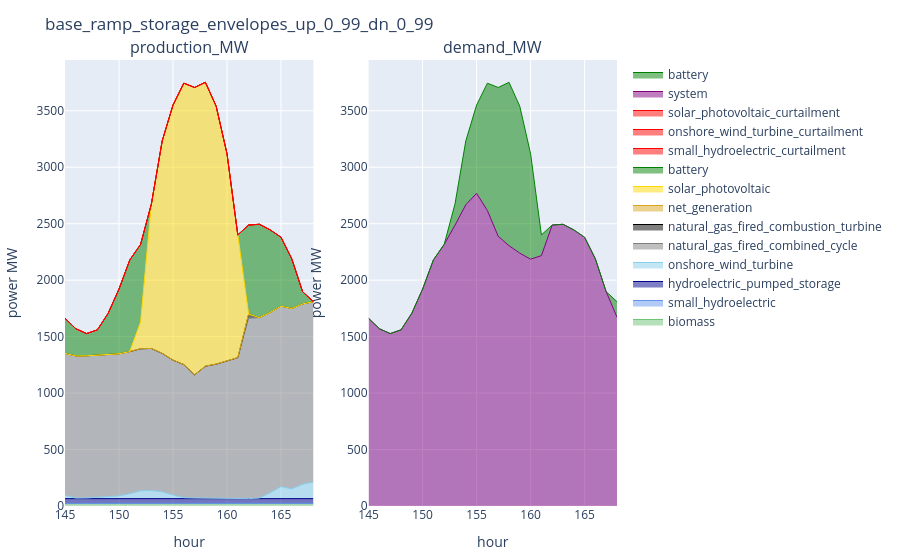

Here is the notebook cell this chart was saved with:
### Code cell
config_ = config_2
supply_uc_ = supply_uc[(supply_uc.configuration .== config_) .& (supply_uc.day .== day_), :]
demand_uc_ = demand_uc[(demand_uc.configuration .== config_) .& (demand_uc.day .== day_), :]
reserve_uc_ = reserve_uc[(reserve_uc.configuration .== config_) .& (reserve_uc.day .== day_), :]
plot_supply_demand(supply_uc_, demand_uc_, string(config_))

### Figure 1 — Plotly figure (JSON) as saved in the notebook; plotly's stock layout.template omitted (floating-point values rounded to 4 significant figures)
{"data": [{"line": {"color": "#6fc276", "shape": "line", "width": 1}, "mode": "lines", "name": "biomass", "stackgroup": "one", "type": "scatter", "x": [145, 146, 147, 148, 149, 150, 151, 152, 153, 154, 155, 156, 157, 158, 159, 160, 161, 162, 163, 164, 165, 166, 167, 168], "xaxis": "x1", "y": [21.37, 21.37, 21.37, 21.37, 21.37, 21.37, 21.37, 21.37, 21.37, 21.37, 21.37, 21.37, 21.37, 21.37, 21.37, 21.37, 21.37, 21.37, 21.37, 21.37, 21.37, 21.37, 21.37, 21.37], "yaxis": "y1"}, {"line": {"color": "cornflowerblue", "shape": "line", "width": 1}, "mode": "lines", "name": "small_hydroelectric", "stackgroup": "one", "type": "scatter", "x": [145, 146, 147, 148, 149, 150, 151, 152, 153, 154, 155, 156, 157, 158, 159, 160, 161, 162, 163, 164, 165, 166, 167, 168], "xaxis": "x1", "y": [1.853, 1.85, 1.848, 1.845, 1.843, 1.841, 1.839, 1.836, 1.834, 1.831, 1.829, 1.827, 1.825, 1.822, 1.82, 1.818, 1.815, 1.813, 1.81, 1.808, 1.806, 1.804, 1.801, 1.799], "yaxis": "y1"}, {"line": {"color": "darkblue", "shape": "line", "width": 1}, "mode": "lines", "name": "hydroelectric_pumped_storage", "stackgroup": "one", "type": "scatter", "x": [145, 146, 147, 148, 149, 150, 151, 152, 153, 154, 155, 156, 157, 158, 159, 160, 161, 162, 163, 164, 165, 166, 167, 168], "xaxis": "x1", "y": [42.07, 42.07, 42.07, 42.07, 42.07, 42.07, 42.07, 42.07, 42.07, 42.07, 42.07, 42.07, 42.07, 42.07, 42.07, 42.07, 42.07, 42.07, 42.07, 42.07, 42.07, 42.07, 42.07, 42.07], "yaxis": "y1"}, {"line": {"color": "skyblue", "shape": "line", "width": 1}, "mode": "lines", "name": "onshore_wind_turbine", "stackgroup": "one", "type": "scatter", "x": [145, 146, 147, 148, 149, 150, 151, 152, 153, 154, 155, 156, 157, 158, 159, 160, 161, 162, 163, 164, 165, 166, 167, 168], "xaxis": "x1", "y": [27.31, 5.027, 6.18, 12.93, 18.32, 24.04, 43.56, 68.83, 70.96, 59.99, 32.25, 8.486, 5.571, 4.504, 6.267, 0.06528, 0.08704, 0.08704, 5.396, 51.4, 106.4, 86.45, 126.6, 146.4], "yaxis": "y1"}, {"line": {"color": "grey", "shape": "line", "width": 1}, "mode": "lines", "name": "natural_gas_fired_combined_cycle", "stackgroup": "one", "type": "scatter", "x": [145, 146, 147, 148, 149, 150, 151, 152, 153, 154, 155, 156, 157, 158, 159, 160, 161, 162, 163, 164, 165, 166, 167, 168], "xaxis": "x1", "y": [1259.0, 1259.0, 1259.0, 1259.0, 1259.0, 1259.0, 1259.0, 1259.0, 1259.0, 1227.0, 1195.0, 1179.0, 1091.0, 1169.0, 1185.0, 1217.0, 1249.0, 1598.0, 1598.0, 1598.0, 1598.0, 1598.0, 1598.0, 1598.0], "yaxis": "y1"}, {"line": {"color": "black", "shape": "line", "width": 1}, "mode": "lines", "name": "natural_gas_fired_combustion_turbine", "stackgroup": "one", "type": "scatter", "x": [145, 146, 147, 148, 149, 150, 151, 152, 153, 154, 155, 156, 157, 158, 159, 160, 161, 162, 163, 164, 165, 166, 167, 168], "xaxis": "x1", "y": [0, 0, 0, 0, 0, 0, 0, 0, 0, 0, 0, 0, 0, 0, 0, 0, 0, 36.68, 0, 0, 0, 0, 0, 0], "yaxis": "y1"}, {"line": {"color": "goldenrod", "shape": "line", "width": 1}, "mode": "lines", "name": "net_generation", "stackgroup": "one", "type": "scatter", "x": [145, 146, 147, 148, 149, 150, 151, 152, 153, 154, 155, 156, 157, 158, 159, 160, 161, 162, 163, 164, 165, 166, 167, 168], "xaxis": "x1", "y": [0, 0, 0, 0, 0, 0, 0, 0, 0, 0, 0, 0, 0, 0, 0, 0, 0, 0, 0, 0, 0, 0, 0, 0], "yaxis": "y1"}, {"line": {"color": "gold", "shape": "line", "width": 1}, "mode": "lines", "name": "solar_photovoltaic", "stackgroup": "one", "type": "scatter", "x": [145, 146, 147, 148, 149, 150, 151, 152, 153, 154, 155, 156, 157, 158, 159, 160, 161, 162, 163, 164, 165, 166, 167, 168], "xaxis": "x1", "y": [0, 0, 0, 0, 0, 0, 0, 236.2, 1280.0, 1881.0, 2259.0, 2492.0, 2544.0, 2514.0, 2283.0, 1837.0, 1087.0, 0, 0, 0, 0, 0, 0, 0], "yaxis": "y1"}, {"line": {"color": "green", "shape": "line", "width": 1}, "mode": "lines", "name": "battery", "stackgroup": "one", "type": "scatter", "x": [145, 146, 147, 148, 149, 150, 151, 152, 153, 154, 155, 156, 157, 158, 159, 160, 161, 162, 163, 164, 165, 166, 167, 168], "xaxis": "x1", "y": [310.7, 241.0, 196.8, 223.1, 364.7, 573.0, 811.4, 687.9, 0, 0, 0, 0, 0, 0, 0, 0, 0, 788.1, 826.5, 730.5, 610.6, 438.5, 108.3, 0], "yaxis": "y1"}, {"line": {"color": "red", "shape": "line", "width": 1}, "mode": "lines", "name": "small_hydroelectric_curtailment", "stackgroup": "one", "type": "scatter", "x": [149, 155, 158, 164, 167, 168], "xaxis": "x1", "y": [4.441e-16, 4.374e-14, 2.072e-13, 1.776e-15, 3.109e-14, 4.219e-14], "yaxis": "y1"}, {"line": {"color": "red", "shape": "line", "width": 1}, "mode": "lines", "name": "onshore_wind_turbine_curtailment", "stackgroup": "one", "type": "scatter", "x": [156, 160], "xaxis": "x1", "y": [1.794e-13, 2.429e-15], "yaxis": "y1"}, {"line": {"color": "red", "shape": "line", "width": 1}, "mode": "lines", "name": "solar_photovoltaic_curtailment", "stackgroup": "one", "type": "scatter", "x": [152], "xaxis": "x1", "y": [2.842e-14], "yaxis": "y1"}, {"line": {"color": "purple", "shape": "line", "width": 1}, "mode": "lines", "name": "system", "stackgroup": "one", "type": "scatter", "x": [145, 146, 147, 148, 149, 150, 151, 152, 153, 154, 155, 156, 157, 158, 159, 160, 161, 162, 163, 164, 165, 166, 167, 168], "xaxis": "x2", "y": [1662, 1570, 1527, 1560, 1707, 1921, 2179, 2317, 2487, 2668, 2769, 2616, 2389, 2305, 2239, 2186, 2217, 2488, 2495, 2445, 2380, 2188, 1898, 1672], "yaxis": "y2"}, {"line": {"color": "green", "shape": "line", "width": 1}, "mode": "lines", "name": "battery", "stackgroup": "one", "type": "scatter", "x": [145, 146, 147, 148, 149, 150, 151, 152, 153, 154, 155, 156, 157, 158, 159, 160, 161, 162, 163, 164, 165, 166, 167, 168], "xaxis": "x2", "y": [0, 0, 0, 0, 0, 0, 0, 0, 187.9, 565.2, 781.7, 1128.0, 1317.0, 1447.0, 1301.0, 933.3, 184.0, 0, 0, 0, 0, 0, 0, 137.5], "yaxis": "y2"}], "layout": {"annotations": [{"font": {"size": 16}, "showarrow": false, "text": "production_MW", "x": 0.225, "xanchor": "center", "xref": "paper", "y": 1, "yanchor": "bottom", "yref": "paper"}, {"font": {"size": 16}, "showarrow": false, "text": "demand_MW", "x": 0.775, "xanchor": "center", "xref": "paper", "y": 1, "yanchor": "bottom", "yref": "paper"}], "margin": {"b": 50, "l": 50, "r": 50, "t": 60}, "title": "base_ramp_storage_envelopes_up_0_99_dn_0_99", "xaxis1": {"anchor": "y1", "domain": [0, 0.45], "title": {"text": "hour"}}, "xaxis2": {"anchor": "y2", "domain": [0.55, 1], "title": {"text": "hour"}}, "yaxis1": {"anchor": "x1", "domain": [0, 1], "title": {"text": "power MW"}}, "yaxis2": {"anchor": "x2", "domain": [0, 1], "title": {"text": "power MW"}}}}
